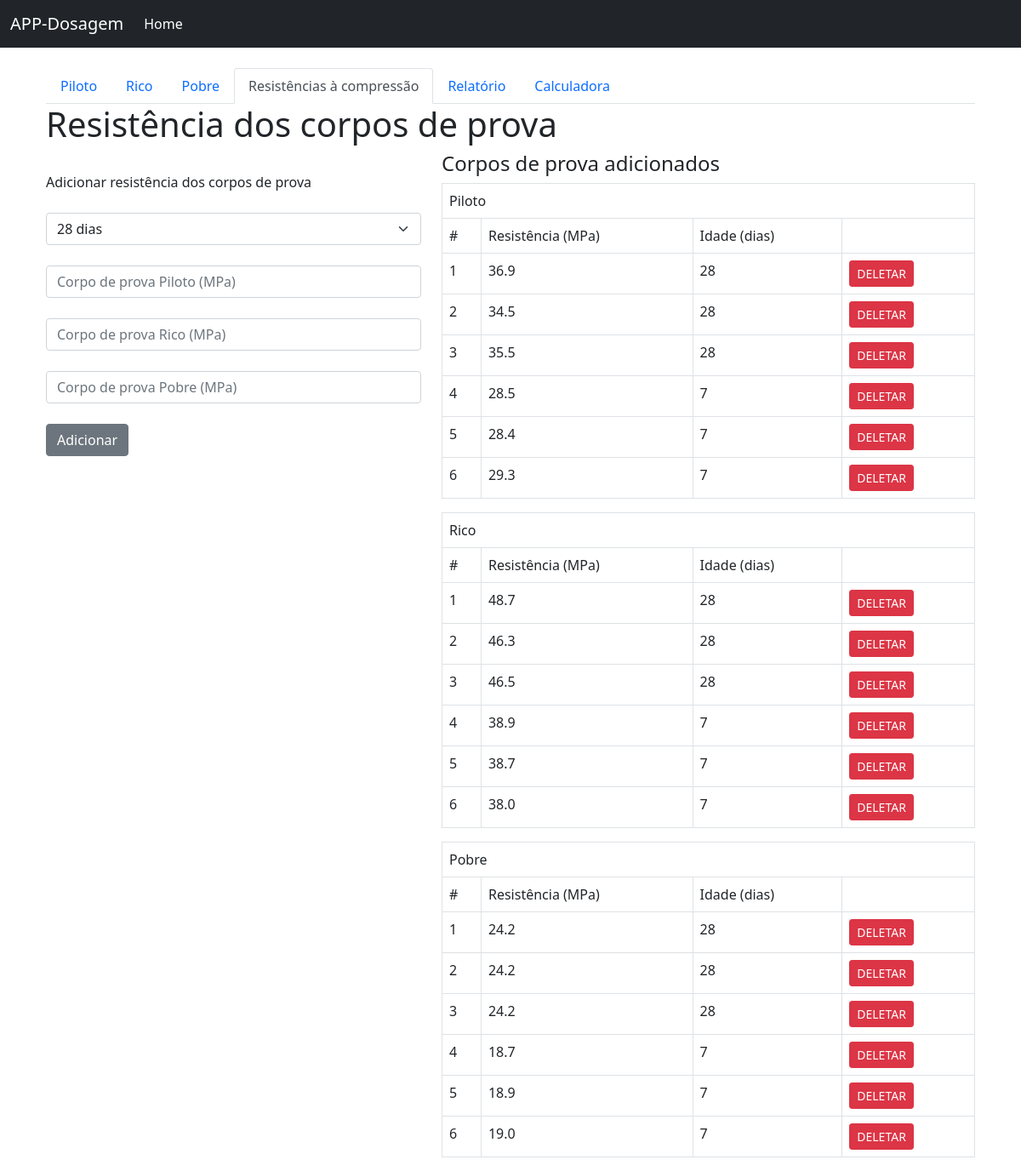
The page /corpo_de_prova/1 on the database its author committed.
### app/models.py (models this page shows, shortened)
class Cp_piloto(db.Model):
    id = db.Column(db.Integer, primary_key=True)
    resistencia = db.Column(db.Float)
    idade = db.Column(db.Integer)
    ensaio_id = db.Column(db.Integer, db.ForeignKey('ensaios.id'))

class Cp_rico(db.Model):
    id = db.Column(db.Integer, primary_key=True)
    resistencia = db.Column(db.Float)
    idade = db.Column(db.Integer)
    ensaio_id = db.Column(db.Integer, db.ForeignKey('ensaios.id'))

class Cp_pobre(db.Model):
    id = db.Column(db.Integer, primary_key=True)
    resistencia = db.Column(db.Float)
    idade = db.Column(db.Integer)
    ensaio_id = db.Column(db.Integer, db.ForeignKey('ensaios.id'))

### app/routes.py (the view, shortened to what this page needs)
@app.route('/corpo_de_prova/<int:id>', methods=['POST', 'GET'])
def corpo_de_prova(id):
    ensaio_salvo = Ensaios.query.filter_by(id=id).first()
    cps_piloto = Cp_piloto.query.all()
    cps_rico = Cp_rico.query.all()
    cps_pobre = Cp_pobre.query.all()
    r_piloto = request.form.get("resistencia_piloto")
    r_rico = request.form.get("resistencia_rico")
    r_pobre = request.form.get("resistencia_pobre")
    return render_template('corpo_de_prova.html', id=id, cps_piloto=cps_piloto, cps_rico=cps_rico, cps_pobre=cps_pobre, ensaio_salvo=ensaio_salvo)

### app/templates/corpo_de_prova.html (shortened to what this page needs)
{% extends 'base.html' %}
{% block content %}
<div class="container">
    <div class = "row">
        <div class="container">
            <ul class="nav nav-tabs">
              <li class="nav-item">
                <a class="nav-link" aria-current="page" href="/dosagem/{{ id }}">Piloto</a>
              </li>
              <li class="nav-item">
                <a class="nav-link" href="/rico/{{ id }}">Rico</a>
              </li>
              <li class="nav-item">
                <a class="nav-link" href="/pobre/{{ id }}">Pobre</a>
              </li>
              <li class="nav-item">
                <a class="nav-link active" href="/corpo_de_prova/{{ id }}">Resistências à compressão</a>
              </li>
              <li class="nav-item">
                <a class="nav-link" href="/resultados/{{ id }}">Relatório</a>
              </li>
              <li class="nav-item">
                <a class="nav-link" href="/calculadora/{{ id }}">Calculadora</a>
              </li>
            </ul>
        </div>
    </div>
    <h1>Resistência dos corpos de prova</h1>
    <div class="row">
        <div class="col-5">
            <br>
            Adicionar resistência dos corpos de prova
            <br>
            <form method="POST">
                <br>
                <select class="form-select" aria-label="Default select example" name="selectfield">
                  <option value="28">28 dias</option>
                </select>
                <br>
                <input size="3" type="number" step="any" class="form-control" value="" name="resistencia_piloto", placeholder='Corpo de prova Piloto (MPa)'>
                <br>
                <input size="3" type="number" step="any" class="form-control" value="" name="resistencia_rico", placeholder='Corpo de prova Rico (MPa)'>
                <br>
                <input size="3" type="number" step="any" class="form-control" value="" name="resistencia_pobre", placeholder='Corpo de prova Pobre (MPa)'>
                <br>
                <input type="submit" class="btn btn-secondary" value="Adicionar">
            </form>
        </div>
        <div class="col-7">
            <h4>Corpos de prova adicionados</h4>
            <table class='table table-bordered'>
                <tr>
                    <td colspan="4">Piloto</td>
                </tr>
                <tr>
                    <td>#</td>
                    <td>Resistência (MPa)</td>
                    <td>Idade (dias)</td>
                    <td></td>
                </tr>
                {% for i in ensaio_salvo.cp_piloto %}
                    <tr>
                    <td>{{ ensaio_salvo.cp_piloto.index(i)+1 }}</td>
                    <td>{{ i.resistencia }}</td>
                    <td>{{ i.idade }}</td>
                    <td><a class="btn btn-danger btn-sm" href="/corpo_de_prova/deletar_piloto/{{ i.id }}">DELETAR</a></td>
                </tr>
                {% endfor %}
            </table>
            <table class='table table-bordered'>
                <tr>
                    <td colspan="4">Rico</td>
                </tr>
                <tr>
                    <td>#</td>
                    <td>Resistência (MPa)</td>
                    <td>Idade (dias)</td>
                    <td></td>
                </tr>
                {% for i in ensaio_salvo.cp_rico %}
                    <tr>
                    <td>{{ ensaio_salvo.cp_rico.index(i)+1 }}</td>
                    <td>{{ i.resistencia }}</td>
                    <td>{{ i.idade }}</td>
                    <td><a class="btn btn-danger btn-sm" href="/corpo_de_prova/deletar_rico/{{ i.id }}">DELETAR</a></td>
                </tr>
                {% endfor %}
            </table>
            <table class='table table-bordered'>
                <tr>
                    <td colspan="4">Pobre</td>
                </tr>
                <tr>
                    <td>#</td>
                    <td>Resistência (MPa)</td>
                    <td>Idade (dias)</td>
                    <td></td>
                </tr>
                {% for i in ensaio_salvo.cp_pobre %}
                    <tr>
                    <td>{{ ensaio_salvo.cp_pobre.index(i)+1 }}</td>
                    <td>{{ i.resistencia }}</td>
                    <td>{{ i.idade }}</td>
                    <td><a class="btn btn-danger btn-sm" href="/corpo_de_prova/deletar_pobre/{{ i.id }}">DELETAR</a></td>
                </tr>
                {% endfor %}
            </table>
        </div>
    </div>
</div>
{% endblock %}

### app/templates/base.html (shortened to what this page needs)
<!doctype html>
<html lang="en">
  <head>
    <link href="https://cdn.jsdelivr.net/npm/bootstrap@5.1.1/dist/css/bootstrap.min.css" rel="stylesheet">
  </head>
  <body>
    {% include 'navbar.html' %}
    <br>
    <div class="container">
        {% block content %}
        {% endblock %}
    </div>
  </body>
</html>

### app/templates/navbar.html (shortened to what this page needs)
<nav class="navbar navbar-expand-lg navbar-dark bg-dark">
  <div class="container-fluid">
    <a class="navbar-brand" href="{{ url_for('home') }}">APP-Dosagem</a>
    <div class="collapse navbar-collapse" id="navbarSupportedContent">
      <ul class="navbar-nav me-auto mb-2 mb-lg-0">
        <li class="nav-item">
          <a class="nav-link active" aria-current="page" href="{{ url_for('home') }}">Home</a>
        </li>
      </ul>
    </div>
  </div>
</nav>

### rows shown on the page
Cp_piloto: cp_piloto "1", resistencia "36.9", idade "28"
Cp_piloto: ensaio_salvo.cp_piloto.index(i)+1 "2", resistencia "34.5", idade "28"
Cp_piloto: ensaio_salvo.cp_piloto.index(i)+1 "3", resistencia "35.5", idade "28"
Cp_piloto: ensaio_salvo.cp_piloto.index(i)+1 "4", resistencia "28.5", idade "7"
Cp_piloto: ensaio_salvo.cp_piloto.index(i)+1 "5", resistencia "28.4", idade "7"
Cp_piloto: ensaio_salvo.cp_piloto.index(i)+1 "6", resistencia "29.3", idade "7"
Cp_rico: cp_rico "1", resistencia "48.7", idade "28"
Cp_rico: ensaio_salvo.cp_rico.index(i)+1 "2", resistencia "46.3", idade "28"
Cp_rico: ensaio_salvo.cp_rico.index(i)+1 "3", resistencia "46.5", idade "28"
Cp_rico: ensaio_salvo.cp_rico.index(i)+1 "4", resistencia "38.9", idade "7"
Cp_rico: ensaio_salvo.cp_rico.index(i)+1 "5", resistencia "38.7", idade "7"
Cp_rico: ensaio_salvo.cp_rico.index(i)+1 "6", resistencia "38.0", idade "7"
Cp_pobre: cp_pobre "1", resistencia "24.2", idade "28"
Cp_pobre: ensaio_salvo.cp_pobre.index(i)+1 "2", resistencia "24.2", idade "28"
Cp_pobre: ensaio_salvo.cp_pobre.index(i)+1 "3", resistencia "24.2", idade "28"
Cp_pobre: ensaio_salvo.cp_pobre.index(i)+1 "4", resistencia "18.7", idade "7"
Cp_pobre: ensaio_salvo.cp_pobre.index(i)+1 "5", resistencia "18.9", idade "7"
Cp_pobre: ensaio_salvo.cp_pobre.index(i)+1 "6", resistencia "19.0", idade "7"
